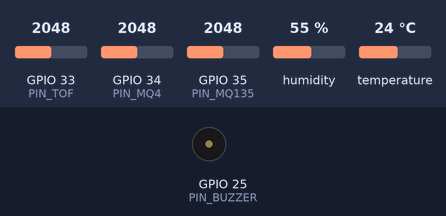
Bench run of a sketch on a simulated ESP32. Shown: buzzer (waves = sounding). Inputs (shaded band) come from the test bench; at power-on: GPIO 34 (PIN_MQ4) = 2048, temperature 24 °C, GPIO 33 (PIN_TOF) = 2048, GPIO 35 (PIN_MQ135) = 2048, humidity 55 %. WiFi joins after 1.5 s; servers stay silent unless stated; uploads are accepted with an empty reply; random numbers use the default seed unless the sketch sets one; no MQTT or app messages arrive unless stated; what the sketch prints to the serial monitor is not drawn.

Above: at 0.1 s.
At 2.7 s:
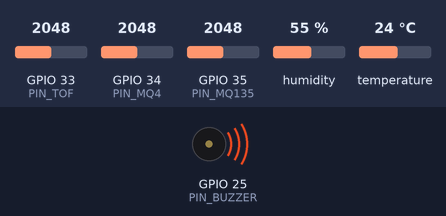
2.8 s: GPIO 34 (PIN_MQ4) set to 1998
At 4.3 s:
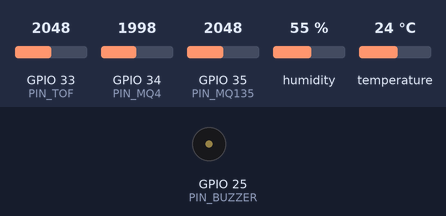
6.3 s: temperature set to 37.5 °C
9.8 s: temperature set to 38.4 °C
Timing chart, 0 to 12.8 s (numbered marks = the images above; inputs shaded):
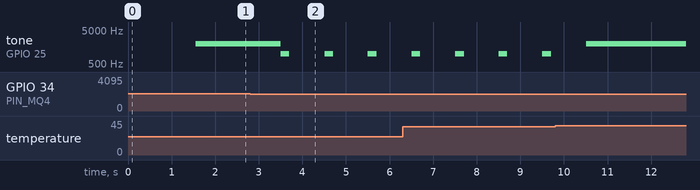

Measured:
- the behaviour switches between 2048 and 2047 on GPIO 34 (PIN_MQ4) (found by bisection; images 1 and 2)
- after the input at 2.8 s, tone on GPIO 25 (PIN_BUZZER): alternates 1000 Hz for 0.20 s and silent for 0.80 s, starting after 0.70 s

The sketch:

node02_sensor_only.ino
```cpp
#include <WiFi.h>
#include <WiFiClientSecure.h>
#include <HTTPClient.h>
#include <PubSubClient.h>
#include <DHT.h>
#include <ArduinoJson.h>

// ============================================================================
// NODE-02 — MUT Sektor Istana Garuda (Khusus Sensor, Tanpa RFID & Tanpa Pintu)
// ============================================================================

// --- Konfigurasi Wi-Fi & MQTT ---
const char* ssid        = "Wokwi-GUEST";
const char* password    = "";
const char* mqtt_server = "broker.emqx.io";
const int   mqtt_port   = 1883;
const char* mqtt_topic  = "ikn/mut/node02";
const char* node_id     = "NODE-02";

// --- Konfigurasi Supabase REST API (Aktif 24/7 via Background Task Core 0) ---
const char* supabase_url = "https://yhtvyongrbpmscvslgks.supabase.co";
const char* supabase_key = "sb_publishable_Ys8kCYOZyB5u5ze7yArtew_PKscjpK8";
const char* device_token = "GANTI_TOKEN_PERANGKAT_IKN_2026"; // Sama dengan supabase/rls_hardening.sql

// --- Pemetaan Pin Sensor (Tanpa RFID & Tanpa Relay Pintu) ---
#define PIN_MQ4     34
#define PIN_MQ135   35
#define PIN_DHT     32
#define PIN_TOF     33
#define PIN_BUZZER  25

#define DHTTYPE DHT22 // Ganti DHT11 saat pindah ke hardware fisik
DHT dht(PIN_DHT, DHTTYPE);

WiFiClient espClient;
PubSubClient client(espClient);

// --- Ambang Batas (Threshold) ---
const int   MQ4_WASPADA   = 500;
const int   MQ4_BAHAYA    = 1000;
const int   MQ135_WASPADA = 350;
const int   MQ135_BAHAYA  = 700;
const float SUHU_MAX      = 38.0;

const unsigned long MQTT_INTERVAL_MS       = 1000;  // Kirim MQTT tepat tiap 1 detik
const unsigned long DHT_INTERVAL_MS        = 2500;  // Baca DHT tiap 2.5 detik agar non-blocking
const unsigned long SUPABASE_INTERVAL_MS   = 5000;  // Simpan sensor_logs tiap 5 detik (Core 0)
const unsigned long MQTT_RECONNECT_WAIT_MS = 3000;

unsigned long lastSend             = 0;
unsigned long lastDhtReadMs        = 0;
unsigned long lastSupabaseSend     = 0;
unsigned long lastMqttReconnectTry = 0;
bool mqttHasAttemptedOnce          = false;

// Variabel pembacaan terbaru
int mq4_ppm        = 0;
int mq135_ppm      = 0;
int jarak_cm       = 0;
float suhu         = 26.0;
float kelembapan   = 60.0;
String statusSensor       = "NORMAL";
String prevSupabaseStatus = "NORMAL";

// --- Antrean & Task Latar Belakang FreeRTOS untuk Supabase (Non-Blocking) ---
struct SupabaseJob {
  char table[24];
  char body[320];
};

QueueHandle_t supabaseQueue = nullptr;

bool postToSupabase(const char* table, const char* jsonBody) {
  if (WiFi.status() != WL_CONNECTED) return false;

  WiFiClientSecure secClient;
  secClient.setInsecure();

  HTTPClient http;
  String url = String(supabase_url) + "/rest/v1/" + table;
  if (!http.begin(secClient, url)) return false;

  http.setTimeout(3000);
  http.addHeader("Content-Type", "application/json");
  http.addHeader("apikey", supabase_key);
  http.addHeader("x-device-token", device_token);
  http.addHeader("Prefer", "return=minimal");

  int httpCode = http.POST(jsonBody);
  http.end();

  Serial.print("[");
  Serial.print(node_id);
  Serial.print(" Supabase ");
  Serial.print(table);
  Serial.print("] HTTP ");
  Serial.println(httpCode);
  return httpCode >= 200 && httpCode < 300;
}

void supabaseWorkerTask(void* pvParameters) {
  (void)pvParameters;
  SupabaseJob job;
  for (;;) {
    if (xQueueReceive(supabaseQueue, &job, portMAX_DELAY) == pdTRUE) {
      postToSupabase(job.table, job.body);
    }
  }
}

void enqueueSupabaseJob(const char* table, const String& jsonBody) {
  if (supabaseQueue == nullptr) return;
  SupabaseJob job;
  strlcpy(job.table, table, sizeof(job.table));
  strlcpy(job.body, jsonBody.c_str(), sizeof(job.body));
  xQueueSend(supabaseQueue, &job, 0);
}

void setup_wifi() {
  Serial.print("[NODE-02] Menghubungkan ke Wi-Fi");
  WiFi.begin(ssid, password);
  while (WiFi.status() != WL_CONNECTED) {
    delay(300);
    Serial.print(".");
  }
  Serial.println("\n[NODE-02] Wi-Fi Terhubung!");
}

void bacaDanEvaluasiSensor() {
  unsigned long now = millis();

  mq4_ppm   = map(analogRead(PIN_MQ4), 0, 4095, 0, 2000);
  mq135_ppm = map(analogRead(PIN_MQ135), 0, 4095, 0, 1000);
  jarak_cm  = map(analogRead(PIN_TOF), 0, 4095, 0, 200);

  if (lastDhtReadMs == 0 || (now - lastDhtReadMs >= DHT_INTERVAL_MS)) {
    lastDhtReadMs = now;
    float t = dht.readTemperature();
    float h = dht.readHumidity();
    if (!isnan(t)) suhu = t;
    if (!isnan(h)) kelembapan = h;
  }

  if (mq4_ppm >= MQ4_BAHAYA || mq135_ppm >= MQ135_BAHAYA || suhu >= SUHU_MAX) {
    statusSensor = "BAHAYA";
    tone(PIN_BUZZER, 2000);
  } else if (mq4_ppm >= MQ4_WASPADA || mq135_ppm >= MQ135_WASPADA) {
    statusSensor = "WASPADA";
    tone(PIN_BUZZER, 1000, 200);
  } else {
    statusSensor = "NORMAL";
    noTone(PIN_BUZZER);
  }
}

void kirimMQTT() {
  if (!client.connected()) return;

  StaticJsonDocument<256> doc;
  doc["node_id"]    = node_id;
  doc["mq4"]        = mq4_ppm;
  doc["mq135"]      = mq135_ppm;
  doc["suhu"]       = round(suhu * 10) / 10.0;
  doc["kelembapan"] = round(kelembapan * 10) / 10.0;
  doc["jarak"]      = jarak_cm;
  doc["rfid"]       = false;
  doc["status"]     = statusSensor;
  doc["door"]       = "LOCKED";

  char buffer[256];
  size_t len = serializeJson(doc, buffer, sizeof(buffer));
  client.publish(mqtt_topic, (const uint8_t*)buffer, len, true);
  Serial.print("[NODE-02] Kirim MQTT: ");
  Serial.println(buffer);
}

void tryReconnectMqttNonBlocking(unsigned long now) {
  if (client.connected()) return;
  if (mqttHasAttemptedOnce && (now - lastMqttReconnectTry < MQTT_RECONNECT_WAIT_MS)) return;
  mqttHasAttemptedOnce = true;
  lastMqttReconnectTry = now;

  String clientId = "ESP32-NODE02-" + String(random(0xffff), HEX);
  if (client.connect(clientId.c_str())) {
    Serial.println("[NODE-02] MQTT Terhubung!");
    bacaDanEvaluasiSensor();
    kirimMQTT();
    lastSend = now;
  }
}

void kirimSensorKeSupabase() {
  StaticJsonDocument<256> doc;
  doc["node_id"]    = node_id;
  doc["mq4"]        = mq4_ppm;
  doc["mq135"]      = mq135_ppm;
  doc["suhu"]       = round(suhu * 10) / 10.0;
  doc["kelembapan"] = round(kelembapan * 10) / 10.0;
  doc["jarak"]      = jarak_cm;
  doc["door"]       = "LOCKED";
  doc["status"]     = statusSensor;

  String body;
  serializeJson(doc, body);
  enqueueSupabaseJob("sensor_logs", body);
}

void kirimAlertKeSupabase(const char* sensorName, float value, float threshold, const String& level) {
  StaticJsonDocument<256> doc;
  doc["node_id"]     = node_id;
  doc["sensor_name"] = sensorName;
  doc["value"]       = value;
  doc["threshold"]   = threshold;
  doc["level"]       = level;

  String body;
  serializeJson(doc, body);
  enqueueSupabaseJob("alert_logs", body);
}

void cekDanCatatPeringatanSupabase() {
  if (statusSensor == "NORMAL" || statusSensor == prevSupabaseStatus) return;

  if (mq4_ppm >= MQ4_BAHAYA) {
    kirimAlertKeSupabase("MQ-4", mq4_ppm, MQ4_BAHAYA, "BAHAYA");
  } else if (mq4_ppm >= MQ4_WASPADA) {
    kirimAlertKeSupabase("MQ-4", mq4_ppm, MQ4_WASPADA, "WASPADA");
  }

  if (mq135_ppm >= MQ135_BAHAYA) {
    kirimAlertKeSupabase("MQ-135", mq135_ppm, MQ135_BAHAYA, "BAHAYA");
  } else if (mq135_ppm >= MQ135_WASPADA) {
    kirimAlertKeSupabase("MQ-135", mq135_ppm, MQ135_WASPADA, "WASPADA");
  }

  if (suhu >= SUHU_MAX) {
    kirimAlertKeSupabase("DHT11 - Suhu", suhu, SUHU_MAX, "BAHAYA");
  }
}

void setup() {
  Serial.begin(115200);
  dht.begin();
  pinMode(PIN_BUZZER, OUTPUT);

  setup_wifi();
  espClient.setNoDelay(true);
  client.setServer(mqtt_server, mqtt_port);
  client.setBufferSize(512);

  supabaseQueue = xQueueCreate(12, sizeof(SupabaseJob));
  xTaskCreatePinnedToCore(
    supabaseWorkerTask,
    "SupabaseWorker02",
    8192,
    nullptr,
    1,
    nullptr,
    0
  );
}

void loop() {
  unsigned long now = millis();

  if (!client.connected()) {
    tryReconnectMqttNonBlocking(now);
  } else {
    client.loop();
  }

  if (now - lastSend >= MQTT_INTERVAL_MS) {
    lastSend = (now - lastSend >= 3 * MQTT_INTERVAL_MS) ? now : (lastSend + MQTT_INTERVAL_MS);
    bacaDanEvaluasiSensor();
    kirimMQTT();

    bool statusChanged = (statusSensor != prevSupabaseStatus);
    if (statusChanged || (now - lastSupabaseSend >= SUPABASE_INTERVAL_MS)) {
      lastSupabaseSend = now;
      cekDanCatatPeringatanSupabase();
      prevSupabaseStatus = statusSensor;
      kirimSensorKeSupabase();
    }
  }
}
```
